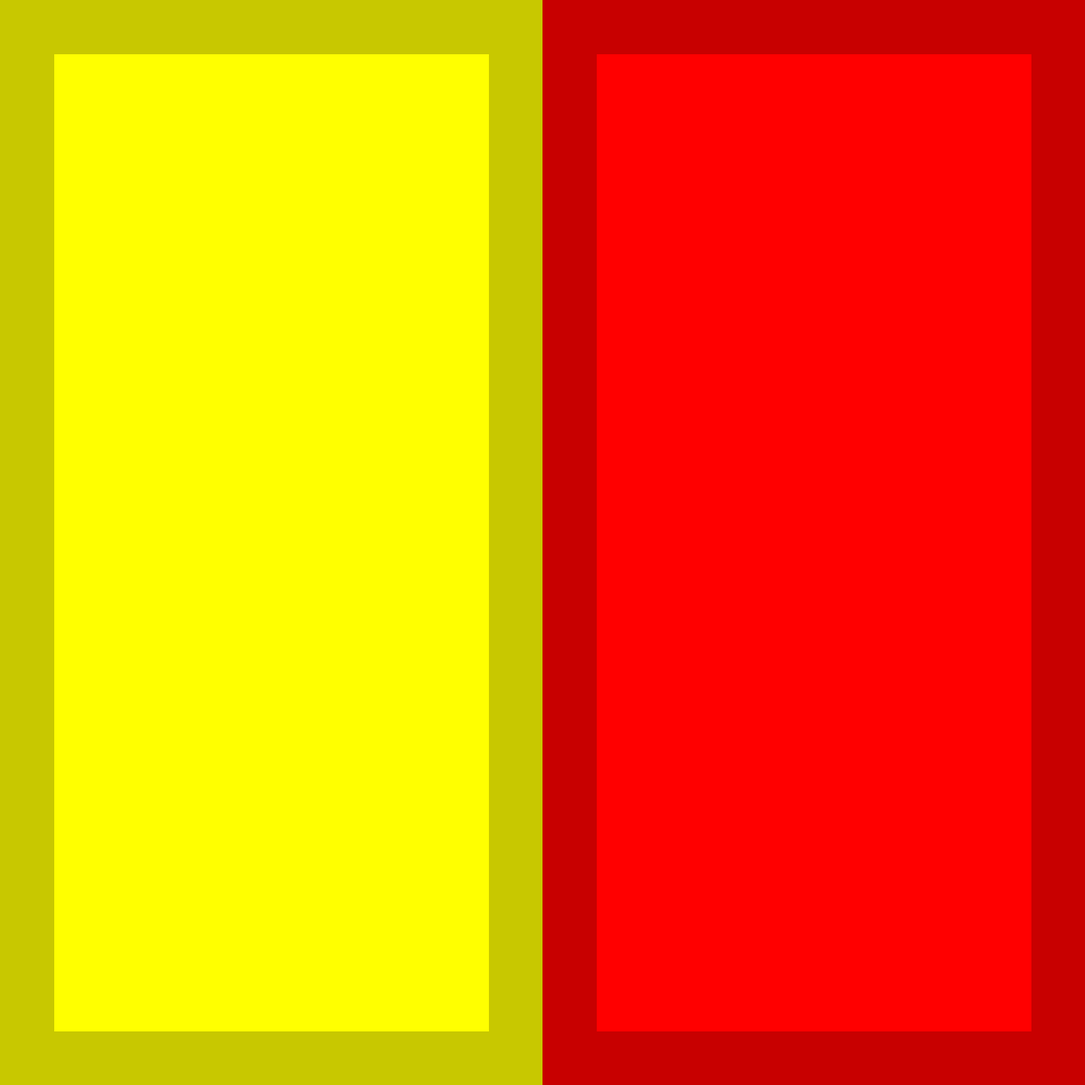
Frame 1 (no input)
Frame 60 (the mouse pressed at the canvas centre just before this capture): identical to frame 1, image omitted
Frame 120 (the mouse held since frame 60 and released just before this capture): identical to frame 1, image omitted

The Processing sketch that drew this single still picture (run headless with seeded random() and noise(); from frame 60 on, the mouse is pressed at the canvas centre):

// Processing sketch: Arctic_Circle
// ── Arctic_Circle.pde
///////////////////////////////////
//
//    Arctic Circle Theorem
//
//  Author: Sidney Hestres
//
// Note: This is messy code, feel free to look through it but you've been warned!
//       It works by creating a grid object, which is an array that hold tile states. The tile states are a number 0-8,
//       and those are explained in the instructions page. The indexes of the tiles are based on a modified triangle number
//       formula (modified to have a 2-tile tip)
//
///////////////////////////////////


grid thisGrid;
float back_color;

boolean squared;  //Controls stretch to window, or squared rendering
boolean tiles;  //Controls the rendering of tile borders

void setup(){
  size(1600,1600);
  surface.setResizable(true);
  tiles = true;
  
  thisGrid = new grid();
  back_color = 255;
  
}

void draw(){
  background(back_color);
  renderGrid(thisGrid);
  if(keyPressed){                      //Allows for continual progression
    if(key == 'p'){
      thisGrid = thisGrid.getNext();   //Advance to a grid one order higher
    }
  }
}

void keyPressed(){                        //To control single action inputs
  
  if(key == 'r'){thisGrid = new grid();}  //Reset
  
  else if(key == 'c'){
    if(back_color == 0){back_color = 255;}
    else{back_color = 0;}
  }
  else if(key == 's'){squared = !squared;}
  
  else if (key == 'n'){thisGrid = thisGrid.getNext();}
  
  else if (key == 't'){tiles = !tiles;}
}

void renderGrid(grid grid){
  
  int s = grid.size();
  float sq_width = float(width)/(s*2);  //Calculate the size of each square to be rendered. Each square is half of one tile
  float sq_height = float(height)/(s*2);
  
  if(squared){ 
    if(sq_width > sq_height){sq_width = sq_height;}
    else{sq_height = sq_width;}
  }
  
  int[] data = grid.getData();
  
  for(int i = 0; i < data.length; i++){
    
    float xpos;
    float ypos;
    if(i < ceil(data.length/2)){
      int row = ceil((-1+sqrt(4*i+5))/2); //This formula is derived from the eqution of triangle numbers
      
      int ind_offset = (row-1)*(row)-1;  //This looks different because it's the modified triangle number for the previous row
      int indInRow = i - (ind_offset + 1); //Which position in the row it has
      xpos = (width/2)-(row-indInRow)*sq_width;
      ypos = height/2 - (s - (row -1))*sq_height;
    }else{
      int j = data.length - 1 - i;  //A reverse indexing of the second half of the array
      int inv_row = ceil((-1+sqrt(4*j+5))/2); //This is a reverse indexing of the rows in the second half
      int ind_offset = inv_row*(inv_row - 1) - 1; 
      int invIndInRow = j - (ind_offset + 1); //Note: Because this is working with the inverted indexes, it is the position from the right of the row
      
      xpos = (width/2)+(inv_row - 1 - invIndInRow)*sq_width;
      ypos = height/2 + (s - inv_row) * sq_height;
    }
    
    
    float temp_sq_height = sq_height;
    float temp_sq_width = sq_width;
    
    if(tiles){  //To anybody seeing this: this is definitely NOT the most efficient way to do it, but I was kinda on a switch case binge so here we are
      switch(data[i]){
        case 1:
          fill(200,200,0);
          stroke(200, 200, 0);
          rect(xpos,ypos,sq_width,sq_height);
          fill(255,255,0);
          temp_sq_width *= 0.8;
          temp_sq_height *= 0.9;
          xpos += sq_width*0.1;
          ypos += sq_height*0.1;
          break;
        case 2:
          fill(0, 0, 200);
          stroke(0, 0, 200);
          rect(xpos, ypos, sq_width, sq_height);
          temp_sq_width *= 0.9;
          temp_sq_height *= 0.8;
          xpos += sq_width*0.1;
          ypos += sq_height*0.1;
          break;
        case 3:
          fill(200,0,0);
          stroke(200, 0, 0);
          rect(xpos,ypos,sq_width,sq_height);
          fill(255,255,0);
          temp_sq_width *= 0.8;
          temp_sq_height *= 0.9;
          xpos += sq_width*0.1;
          ypos += sq_height*0.1;
          break;
        case 4:
          fill(0, 200, 0);
          stroke(0,200, 0);
          rect(xpos, ypos, sq_width, sq_height);
          temp_sq_width *= 0.9;
          temp_sq_height *= 0.8;
          xpos += sq_width*0.1;
          ypos += sq_height*0.1;
          break;
        case 6:
          fill(200,200,0);
          stroke(200, 200, 0);
          rect(xpos,ypos,sq_width,sq_height);
          fill(255,255,0);
          temp_sq_width *= 0.8;
          temp_sq_height *= 0.9;
          xpos += sq_width*0.1;
          break;
        case 7:
          fill(0, 0, 200);
          stroke(0, 0, 200);
          rect(xpos, ypos, sq_width, sq_height);
          temp_sq_width *= 0.9;
          temp_sq_height *= 0.8;
          ypos += sq_height*0.1;
          break;
        case 8:
          fill(200,0,0);
          stroke(200, 0, 0);
          rect(xpos,ypos,sq_width,sq_height);
          fill(255,255,0);
          temp_sq_width *= 0.8;
          temp_sq_height *= 0.9;
          xpos += sq_width*0.1;
          break;
        case 9:
          fill(0, 200, 0);
          stroke(0,200, 0);
          rect(xpos, ypos, sq_width, sq_height);
          temp_sq_width *= 0.9;
          temp_sq_height *= 0.8;
          ypos += sq_height*0.1;
          break;
      }
    }
    
    
    switch(data[i]){ //Setting the color of rectangle based on the directin the tile is facing.
      case 1: case 6:
        fill(255, 255, 0); //Yellow for pointing left
        stroke(255, 255, 0);
        break;
      case 2: case 7:
        fill(0, 0, 255);
        stroke(0, 0, 255);
        break;
      case 3: case 8:
        fill(255, 0, 0);
        stroke(255, 0, 0);
        break;
      case 4: case 9:
        fill(0, 255, 0);
        stroke(0, 255, 0);
        break;
    }

    
    rect(xpos,ypos,temp_sq_width,temp_sq_height);
    
    
  }
}

// ── Instructions.pde
/*
Hello! This is an implimentation of the "Arctic Circle Theorem" from this youtube video:
https://www.youtube.com/watch?v=Yy7Q8IWNfHM
If you want, read the controls, hit play, and enjoy fun visuals! I would also highly reccomend watching the
video to understand what's going on. (The video even goes through an algoritim similar to what I used here)
Hopefully you enjoy!

P - progress the simulation to a larger grid
C - change the background color
S - toggle the shape of the grid between fill and square
R - reset with new random order 1 grid
N - next grid (step by 1 order)
T - toggle tile look

In code tiles are broken into two squares that are the left/right or top/bottom part 
of that tile. Each square is also differentiated by the direction it's tile is facing
  1 - left facing top tile
  2 - up facing left tile
  3 - right facing top tile
  4 - down facing left tile
  
  6 - left facing bottom tile
  7 - up facing right tile
  8 - right facing bottom tile
  9 - down facing right tile

*/

// ── grid.pde
import java.util.Random;
class grid{
  private int size;  //The order of the current grid
  private int[] fill;  //And array to hold the tile located on each grid. This is represented by a 
  
  private grid next;  //A reference to the next grid in this series
  
  public grid(){ //Constructs a first order grid
    size = 1;
    fill = new int[4];
    fillEmpties();
  }
  
  public grid(int s){  //Constructs an empty grid of order s
    size = s;
    int arraySize = 0;
    for(int i = 1; i <= size; i++){
      //println(arraySize);
      arraySize += 4*i;
      //println(i, arraySize);
    }
    fill = new int[arraySize];
    //println(arraySize, fill.length);
  }
  
  
  public int size(){
    return size;
  }
  
  
  public int[] getData(){
    return fill;
  }
  
  public grid getNext(){  //returns a reference to the next grid in this series
    if(next == null){
      next = new grid(size + 1);
      //println(next.getData());
      next.fillUpwards(fill);
      //println(next.getData());
      next.progress();
      //println(next.getData());
      next.fillEmpties();
      //println(next.getData());
      
    }
    return next;
  }
    
  public void fillUpwards(int[] filler){ //Takes the filled array of the previous grid in the series and copies it into this larger grid
    int s_old = filler.length;
    int s_new = fill.length;
    //println(s_old,s_new);
    for(int i = 0; i < ceil(s_old/2); i++){
      //println(i);
      fill[belowIndex(i)] = filler[i];  //The fill should be placed in the center of the new grid. A border of empty squares is required for removeBaddies()
      fill[aboveIndex(s_new - i - 1)] = filler[s_old - i - 1];
    }
  }
    
    
  public void progress(){  //Clears all tiles facing each other and then steps all tiles forward. This does not check for the state of the grid and will throw errors if called on a grid that cannot progress
    clearBaddies();
    int[] temp = new int[fill.length];
    for(int i = 0; i < fill.length; i++){
      int state = fill[i];
      switch(state){
        case 1: case 6:  //Used to represent a tile facing left
          temp[i-1] = fill[i];
          //println("case 1: ", i);
          //println(temp);
          break;
          
        case 2: case 7: //A tile facing up
          temp[aboveIndex(i)] = fill[i];
          
          //println("case 2: ", i);
          //println(temp);
          break;
          
        case 3: case 8: //A tile facing right
          temp[i+1] = fill[i];
          
          //println("case 3: ", i);
          //println(temp);
          break;
          
        case 4: case 9: //A tile facing down
          temp[belowIndex(i)] = fill[i];
          
          //println("case 4: ", i);
          //println(temp);
          break;
      }
    }
    for(int i = 0; i < temp.length; i++){
      fill[i] = temp[i];
    }
    
  }
  
  public void clearBaddies(){  //Clears all tiles facing each other. Note: Here we only have to check tile facing left and upwards
    for(int i = 0; i < fill.length; i++){
      switch(fill[i]){
        case 1: case 6://A tile facing left
          if(fill[i-1] == 3 || fill[i-1] == 8){
            fill[i] = 0;
            fill[i - 1] = 0;
          }
          break;
        case 2: case 7: //A tile facing upwards
          if(fill[aboveIndex(i)] == 4 || fill[aboveIndex(i)] == 9){
            fill[i] = 0;
            fill[aboveIndex(i)] = 0;
          }
          break;
      }
    }
  }
  
  private int aboveIndex(int ind){
    int out;
    if(ind < ceil(fill.length/2)){
      int row = ceil((-1+sqrt(4*ind+5))/2); //This formula is derived from the eqution of triangle numbers
      out = ind-(2*row-1);
    }else{
      int j = fill.length - 1 - ind;  //A reverse indexing of the second half of the array
      int inv_row = ceil((-1+sqrt(4*j+5))/2); //This is a reverse indexing of the rows in the second half
      if(inv_row == size){  //This is necessary to calculate the second index for a tile going over the middle
        out = ind-2*size;
      }else{
        out = ind-(2*inv_row+1);
      }
    }
    return out;
  }
  
  private int belowIndex(int ind){
    int out;
    if(ind < ceil(fill.length/2)){
      int row = ceil((-1+sqrt(4*ind+5))/2); //This formula is derived from the eqution of triangle numbers
      if(row == size){  //This is necessary to calculate the second index for a tile going over the middle
        out = ind+2*size;
      }else{
        out = ind+(2*row+1);
      }
    }else{
      int j = fill.length - 1 - ind;  //A reverse indexing of the second half of the array
      int inv_row = ceil((-1+sqrt(4*j+5))/2); //This is a reverse indexing of the rows in the second half
      out = ind+(2*inv_row-1);
    }
    return out;
  }
  
  public void fillEmpties(){
    for(int i = 0; i < fill.length; i++){
      //randomSeed(hour()+second()+millis());
      int rand = (int)(Math.random()*1.99999);
      //println(i);
      //println(fill);
      if(fill[i] == 0){
        switch(rand){
          case 0:
            fill[i] = 1;
            fill[belowIndex(i)] = 6;
            fill[i+1] = 3;
            fill[belowIndex(i+1)] = 8;
            break;
          case 1:
            fill[i] = 2;
            fill[belowIndex(i)] = 4;
            fill[i+1] = 7;
            fill[belowIndex(i+1)] = 9;
            break;
        }
      }
    }
  }
    
  
  
}
